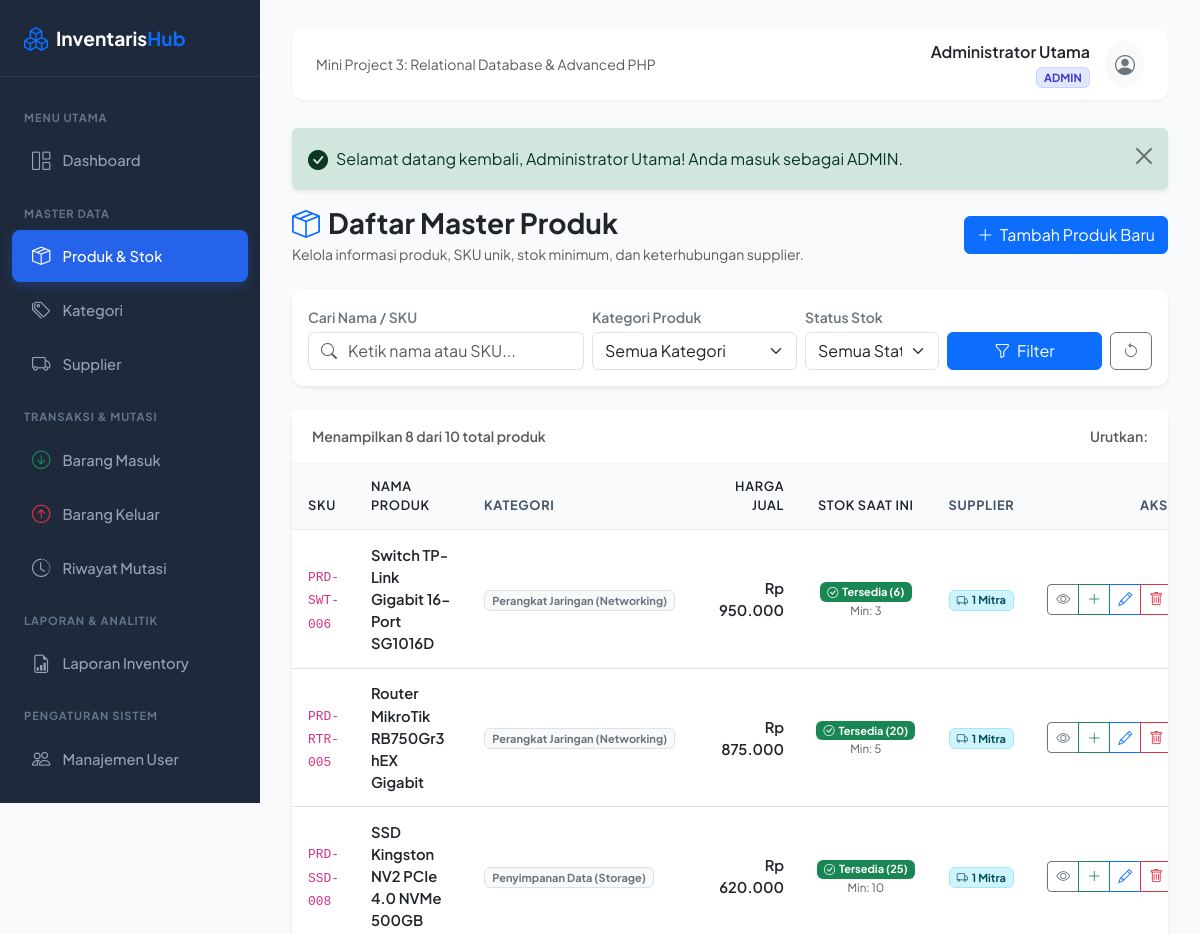
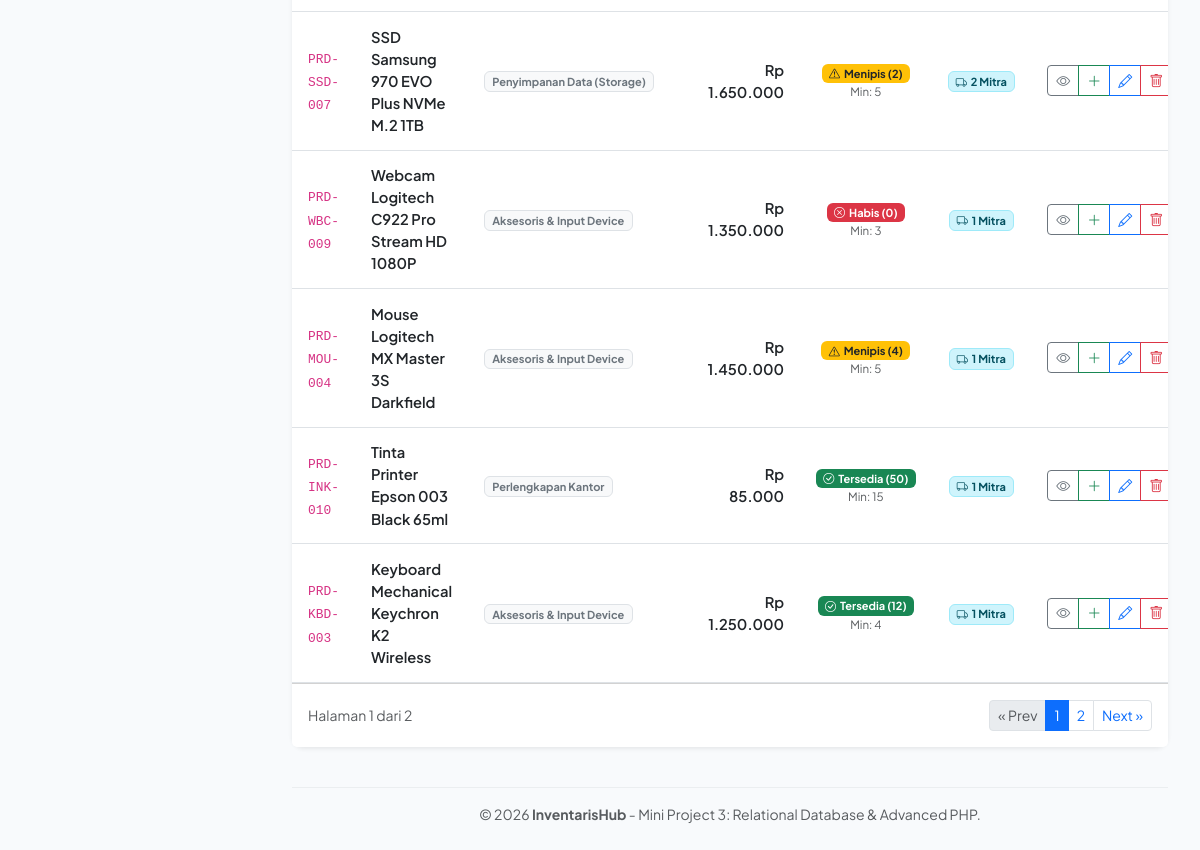
The page /products/index.php (signed in) on the database its author committed (2 pictures, top to bottom).
### tables this page shows
CREATE TABLE `products` (
    `id` INT PRIMARY KEY AUTO_INCREMENT,
    `category_id` INT NOT NULL,
    `sku` VARCHAR(50) NOT NULL UNIQUE,
    `name` VARCHAR(150) NOT NULL,
    `price` DECIMAL(12,2) NOT NULL,
    `stock` INT NOT NULL DEFAULT 0,
    `minimum_stock` INT NOT NULL DEFAULT 5,
    `created_at` TIMESTAMP DEFAULT CURRENT_TIMESTAMP,
    INDEX `idx_products_name` (`name`),
    INDEX `idx_products_stock` (`stock`),
    CONSTRAINT `fk_products_category` FOREIGN KEY (`category_id`) 
        REFERENCES `categories` (`id`) ON UPDATE CASCADE ON DELETE RESTRICT
);

CREATE TABLE `categories` (
    `id` INT PRIMARY KEY AUTO_INCREMENT,
    `name` VARCHAR(100) NOT NULL UNIQUE,
    `description` TEXT NULL,
    `created_at` TIMESTAMP DEFAULT CURRENT_TIMESTAMP
);

### helpers/auth.php (called while the page is built, shortened)
<?php
function base_url(string $path = ''): string {
    $scriptName = $_SERVER['SCRIPT_NAME'] ?? '';
    $pos = strpos($scriptName, '/Mini-Project-3-Inventory-Management-System');
    if ($pos !== false) {
        $base = '/Mini-Project-3-Inventory-Management-System';
    } else {
        $base = '';
    }
    $path = ltrim($path, '/');
    return $base . ($path ? '/' . $path : '');
}
function current_role(): ?string {
    return $_SESSION['user']['role'] ?? null;
}
function is_admin(): bool {
    return current_role() === 'admin';
}
        ?>

### helpers/validation.php (called while the page is built, shortened)
<?php
function validate_sort_column(string $column, array $allowed_columns, string $default = 'id'): string {
    return in_array($column, $allowed_columns, true) ? $column : $default;
}
function validate_sort_direction(string $direction, string $default = 'ASC'): string {
    $dir = strtoupper(trim($direction));
    return in_array($dir, ['ASC', 'DESC'], true) ? $dir : $default;
}

### public/products/index.php (the view, shortened to what this page needs)
<?php
require_once __DIR__ . '/../../config/database.php';
require_once __DIR__ . '/../../helpers/auth.php';
require_once __DIR__ . '/../../helpers/escape.php';
require_once __DIR__ . '/../../helpers/validation.php';
$search       = trim($_GET['search'] ?? '');
$allowedSortColumns = ['name', 'sku', 'price', 'stock', 'created_at'];
$sortColumn = validate_sort_column($_GET['sort'] ?? 'created_at', $allowedSortColumns, 'created_at');
$sortOrder  = validate_sort_direction($_GET['order'] ?? 'DESC', 'DESC');
$page    = max(1, (int)($_GET['page'] ?? 1));
$perPage = 8;
$offset  = ($page - 1) * $perPage;
$whereClauses = ['1=1'];
$params = [];
$whereSql = implode(' AND ', $whereClauses);
$countSql = "SELECT COUNT(p.id) FROM products p WHERE {$whereSql}";
$countStmt = $pdo->prepare($countSql);
$countStmt->execute($params);
$totalRows = (int)$countStmt->fetchColumn();
$totalPages = (int)ceil($totalRows / $perPage);
$dataSql = "
    SELECT p.*, c.name AS category_name,
           COUNT(ps.supplier_id) AS total_suppliers
    FROM products p
    JOIN categories c ON c.id = p.category_id
    LEFT JOIN product_suppliers ps ON ps.product_id = p.id
    WHERE {$whereSql}
    GROUP BY p.id, c.name
    ORDER BY p.{$sortColumn} {$sortOrder}
    LIMIT :limit OFFSET :offset
";
$stmt = $pdo->prepare($dataSql);
$stmt->bindValue(':limit', $perPage, PDO::PARAM_INT);
$stmt->bindValue(':offset', $offset, PDO::PARAM_INT);
$stmt->execute();
$products = $stmt->fetchAll();
require_once __DIR__ . '/../../views/header.php';
?>
<div class="d-flex flex-wrap justify-content-between align-items-center mb-4">
    <div>
        <h3 class="fw-bold text-dark mb-1"><i class="bi bi-box-seam text-primary me-2"></i>Daftar Master Produk</h3>
        <p class="text-muted small mb-0">Kelola informasi produk, SKU unik, stok minimum, dan keterhubungan supplier.</p>
    </div>
    <?php if (is_admin()): ?>
    <div class="mt-3 mt-md-0">
        <a href="create.php" class="btn btn-primary">
            <i class="bi bi-plus-lg me-1"></i> Tambah Produk Baru
        </a>
    </div>
    <?php endif; ?>
</div>
<div class="card shadow-sm mb-4">
    <div class="card-body p-3">
        <form method="GET" action="index.php" class="row g-2 align-items-end">
            <div class="col-md-4">
                <label class="form-label small fw-semibold text-secondary mb-1">Cari Nama / SKU</label>
                <div class="input-group">
                    <span class="input-group-text bg-white border-end-0 text-muted"><i class="bi bi-search"></i></span>
                    <input type="text" name="search" class="form-control border-start-0 ps-0" placeholder="Ketik nama atau SKU..." value="<?= e($search) ?>">
                </div>
            </div>
            <div class="col-md-3">
                <label class="form-label small fw-semibold text-secondary mb-1">Kategori Produk</label>
                <select name="category_id" class="form-select">
                    <option value="">Semua Kategori</option>
                </select>
            </div>
            <div class="col-md-2">
                <label class="form-label small fw-semibold text-secondary mb-1">Status Stok</label>
                <select name="stock_status" class="form-select">
                    <option value="">Semua Status</option>
                </select>
            </div>
            <div class="col-md-3 d-flex gap-2">
                <button type="submit" class="btn btn-primary flex-grow-1">
                    <i class="bi bi-funnel me-1"></i> Filter
                </button>
                <a href="index.php" class="btn btn-outline-secondary" title="Reset Filter">
                    <i class="bi bi-arrow-counterclockwise"></i>
                </a>
            </div>
        </form>
    </div>
</div>
<div class="card shadow-sm">
    <div class="card-header bg-white d-flex justify-content-between align-items-center py-3">
        <span class="fw-semibold text-muted small">
            Menampilkan <?= count($products) ?> dari <?= $totalRows ?> total produk
        </span>
        <div class="d-flex align-items-center gap-2">
            <span class="small text-muted">Urutkan:</span>
            <?php
            function sort_link($col, $label, $currentCol, $currentOrder) {
                $newOrder = ($currentCol === $col && $currentOrder === 'ASC') ? 'DESC' : 'ASC';
                $icon = '';
                $params = $_GET;
                $params['sort'] = $col;
                $params['order'] = $newOrder;
                $url = '?' . http_build_query($params);
                return "<a href='{$url}' class='text-decoration-none text-dark fw-semibold'>{$label} {$icon}</a>";
            }
            ?>
        </div>
    </div>
    <div class="table-responsive">
        <table class="table table-hover align-middle mb-0">
            <thead>
                <tr>
                    <th style="width: 140px;"><?= sort_link('sku', 'SKU', $sortColumn, $sortOrder) ?></th>
                    <th><?= sort_link('name', 'Nama Produk', $sortColumn, $sortOrder) ?></th>
                    <th>Kategori</th>
                    <th class="text-end"><?= sort_link('price', 'Harga Jual', $sortColumn, $sortOrder) ?></th>
                    <th class="text-center"><?= sort_link('stock', 'Stok Saat Ini', $sortColumn, $sortOrder) ?></th>
                    <th class="text-center">Supplier</th>
                    <th class="text-end" style="width: 190px;">Aksi</th>
                </tr>
            </thead>
            <tbody>
                <?php if (empty($products)): ?>
                    <tr>
                        <td colspan="7" class="text-center py-5 text-muted">
                            <i class="bi bi-inbox fs-1 d-block mb-2 text-secondary"></i>
                            Tidak ada data produk yang cocok dengan pencarian / filter.
                        </td>
                    </tr>
                <?php else: ?>
                    <?php foreach ($products as $p): ?>
                        <tr>
                            <td>
                                <code><?= e($p['sku']) ?></code>
                            </td>
                            <td>
                                <a href="view.php?id=<?= $p['id'] ?>" class="fw-semibold text-decoration-none text-dark">
                                    <?= e($p['name']) ?>
                                </a>
                            </td>
                            <td>
                                <span class="badge bg-light text-secondary border">
                                    <?= e($p['category_name']) ?>
                                </span>
                            </td>
                            <td class="text-end fw-semibold text-dark">
                                <?= format_currency($p['price']) ?>
                            </td>
                            <td class="text-center">
                                <?= stock_badge((int)$p['stock'], (int)$p['minimum_stock']) ?>
                                <div class="text-muted" style="font-size: 0.72rem;">Min: <?= e($p['minimum_stock']) ?></div>
                            </td>
                            <td class="text-center">
                                <span class="badge bg-info-subtle text-info-emphasis border border-info-subtle">
                                    <i class="bi bi-truck me-1"></i><?= $p['total_suppliers'] ?> Mitra
                                </span>
                            </td>
                            <td class="text-end">
                                <div class="btn-group btn-group-sm">
                                    <a href="view.php?id=<?= $p['id'] ?>" class="btn btn-outline-secondary" title="Detail Produk & Histori">
                                        <i class="bi bi-eye"></i>
                                    </a>
                                    <a href="<?= base_url('public/stock/in.php?product_id=' . $p['id']) ?>" class="btn btn-outline-success" title="Tambah Stok (Barang Masuk)">
                                        <i class="bi bi-plus-lg"></i>
                                    </a>
                                    <?php if (is_admin()): ?>
                                    <a href="edit.php?id=<?= $p['id'] ?>" class="btn btn-outline-primary" title="Edit Produk">
                                        <i class="bi bi-pencil"></i>
                                    </a>
                                    <a href="delete.php?id=<?= $p['id'] ?>" class="btn btn-outline-danger" title="Hapus Produk" onclick="return confirm('Apakah Anda yakin ingin menghapus produk ini?');">
                                        <i class="bi bi-trash"></i>
                                    </a>
                                    <?php endif; ?>
                                </div>
                            </td>
                        </tr>
                    <?php endforeach; ?>
                <?php endif; ?>
            </tbody>
        </table>
    </div>
    <?php if ($totalPages > 1): ?>
        <div class="card-footer bg-white d-flex justify-content-between align-items-center py-3">
            <small class="text-muted">
                Halaman <?= $page ?> dari <?= $totalPages ?>
            </small>
            <nav>
                <ul class="pagination pagination-sm mb-0">
                    <li class="page-item <?= $page <= 1 ? 'disabled' : '' ?>">
                        <?php
                        $prevParams = $_GET;
                        $prevParams['page'] = $page - 1;
                        ?>
                        <a class="page-link" href="?<?= http_build_query($prevParams) ?>">&laquo; Prev</a>
                    </li>
                    <?php for ($i = 1; $i <= $totalPages; $i++): ?>
                        <?php
                        $pageParams = $_GET;
                        $pageParams['page'] = $i;
                        ?>
                        <li class="page-item <?= $page === $i ? 'active' : '' ?>">
                            <a class="page-link" href="?<?= http_build_query($pageParams) ?>"><?= $i ?></a>
                        </li>
                    <?php endfor; ?>
                    <li class="page-item <?= $page >= $totalPages ? 'disabled' : '' ?>">
                        <?php
                        $nextParams = $_GET;
                        $nextParams['page'] = $page + 1;
                        ?>
                        <a class="page-link" href="?<?= http_build_query($nextParams) ?>">Next &raquo;</a>
                    </li>
                </ul>
            </nav>
        </div>
    <?php endif; ?>
</div>
<?php require_once __DIR__ . '/../../views/footer.php'; ?>

### helpers/escape.php (shortened to what this page needs)
<?php
if (!function_exists('e')) {
    function e($value): string {
        return htmlspecialchars((string)$value, ENT_QUOTES, 'UTF-8');
    }
}
if (!function_exists('format_currency')) {
    function format_currency($amount): string {
        $num = (float)$amount;
        return 'Rp ' . number_format($num, 0, ',', '.');
    }
}
if (!function_exists('stock_badge')) {
    function stock_badge(int $stock, int $minimum_stock): string {
        if ($stock <= 0) {
            return '<span class="badge bg-danger"><i class="bi bi-x-circle me-1"></i>Habis (0)</span>';
        } elseif ($stock <= $minimum_stock) {
            return '<span class="badge bg-warning text-dark"><i class="bi bi-exclamation-triangle me-1"></i>Menipis (' . $stock . ')</span>';
        } else {
            return '<span class="badge bg-success"><i class="bi bi-check-circle me-1"></i>Tersedia (' . $stock . ')</span>';
        }
    }
}

### rows shown on the page
products: sku "PRD-SWT-006", name "Switch TP-Link Gigabit 16-Port SG1016D", category.name "Perangkat Jaringan (Networking)", price "Rp 950.000", stock "6", minimum_stock "3", total_suppliers "1"
products: sku "PRD-RTR-005", name "Router MikroTik RB750Gr3 hEX Gigabit", category.name "Perangkat Jaringan (Networking)", price "Rp 875.000", stock "20", minimum_stock "5", total_suppliers "1"
products: sku "PRD-SSD-008", name "SSD Kingston NV2 PCIe 4.0 NVMe 500GB", category.name "Penyimpanan Data (Storage)", price "Rp 620.000", stock "25", minimum_stock "10", total_suppliers "1"
products: sku "PRD-SSD-007", name "SSD Samsung 970 EVO Plus NVMe M.2 1TB", category.name "Penyimpanan Data (Storage)", price "Rp 1.650.000", stock "2", minimum_stock "5", total_suppliers "2"
products: sku "PRD-WBC-009", name "Webcam Logitech C922 Pro Stream HD 1080P", category.name "Aksesoris & Input Device", price "Rp 1.350.000", stock 0 (drawn), minimum_stock "3", total_suppliers "1"
products: sku "PRD-MOU-004", name "Mouse Logitech MX Master 3S Darkfield", category.name "Aksesoris & Input Device", price "Rp 1.450.000", stock "4", minimum_stock "5", total_suppliers "1"
products: sku "PRD-INK-010", name "Tinta Printer Epson 003 Black 65ml", category.name "Perlengkapan Kantor", price "Rp 85.000", stock "50", minimum_stock "15", total_suppliers "1"
products: sku "PRD-KBD-003", name "Keyboard Mechanical Keychron K2 Wireless", category.name "Aksesoris & Input Device", price "Rp 1.250.000", stock "12", minimum_stock "4", total_suppliers "1"

### other values the page prints
$currentUser['full_name'] "Administrator Utama"
$currentUser['role'] "ADMIN"
$flash['message'] "Selamat datang kembali, Administrator Utama! Anda masuk sebagai ADMIN."
count($products) "8"
$totalRows "10"
$label "SKU NAMA PRODUK HARGA JUAL STOK SAAT INI"
$page "1"
$totalPages "2"
